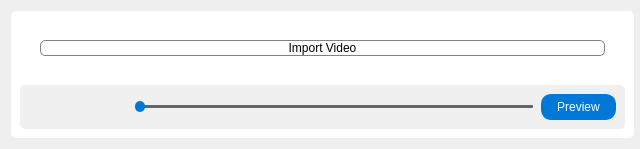
                      <widget class="QFrame" name="VideoBox">
                       <property name="sizePolicy">
                        <sizepolicy hsizetype="Expanding" vsizetype="Preferred">
                         <horstretch>0</horstretch>
                         <verstretch>0</verstretch>
                        </sizepolicy>
                       </property>
                       <property name="minimumSize">
                        <size>
                         <width>640</width>
                         <height>0</height>
                        </size>
                       </property>
                       <property name="sizeIncrement">
                        <size>
                         <width>1</width>
                         <height>0</height>
                        </size>
                       </property>
                       <layout class="QGridLayout" name="gridLayout_11">
                        <property name="rightMargin">
                         <number>6</number>
                        </property>
                        <item row="0" column="0">
                         <widget class="QFrame" name="VideoFrame">
                          <property name="styleSheet">
                           <string notr="true">#VideoFrame{
	background-color: rgb(255, 255, 255);
	border-radius: 5px;
}</string>
                          </property>
                          <property name="frameShape">
                           <enum>QFrame::StyledPanel</enum>
                          </property>
                          <property name="frameShadow">
                           <enum>QFrame::Raised</enum>
                          </property>
                          <layout class="QVBoxLayout" name="verticalLayout_3">
                           <property name="spacing">
                            <number>0</number>
                           </property>
                           <property name="leftMargin">
                            <number>0</number>
                           </property>
                           <property name="topMargin">
                            <number>0</number>
                           </property>
                           <property name="rightMargin">
                            <number>0</number>
                           </property>
                           <property name="bottomMargin">
                            <number>0</number>
                           </property>
                           <item>
                            <widget class="QWidget" name="VideoContainer" native="true">
                             <property name="sizePolicy">
                              <sizepolicy hsizetype="Preferred" vsizetype="Expanding">
                               <horstretch>0</horstretch>
                               <verstretch>0</verstretch>
                              </sizepolicy>
                             </property>
                             <layout class="QGridLayout" name="gridLayout_9">
                              <property name="bottomMargin">
                               <number>0</number>
                              </property>
                              <property name="spacing">
                               <number>0</number>
                              </property>
                              <item row="0" column="0">
                               <widget class="QPushButton" name="ImportVidbtn">
                                <property name="sizePolicy">
                                 <sizepolicy hsizetype="Minimum" vsizetype="Minimum">
                                  <horstretch>0</horstretch>
                                  <verstretch>0</verstretch>
                                 </sizepolicy>
                                </property>
                                <property name="cursor">
                                 <cursorShape>PointingHandCursor</cursorShape>
                                </property>
                                <property name="styleSheet">
                                 <string notr="true">#ImportVidbtn{
	border-radius: 5px;
	border: 1px solid gray;
	margin: 20px;
}</string>
                                </property>
                                <property name="text">
                                 <string>Import Video</string>
                                </property>
                               </widget>
                              </item>
                             </layout>
                            </widget>
                           </item>
                           <item>
                            <widget class="QWidget" name="VideoTools" native="true">
                             <property name="styleSheet">
                              <string notr="true">QPushButton{
	border-radius: none;
}</string>
                             </property>
                             <layout class="QGridLayout" name="gridLayout_12">
                              <item row="0" column="0">
                               <widget class="QFrame" name="ToolsContainer">
                                <property name="styleSheet">
                                 <string notr="true">#ToolsContainer{
	background-color: rgb(240, 240, 240);
	border-radius: 5px;
}</string>
                                </property>
                                <layout class="QHBoxLayout" name="horizontalLayout_5">
                                 <property name="spacing">
                                  <number>3</number>
                                 </property>
                                 <item>
                                  <widget class="QPushButton" name="PreviousFrame">
                                   <property name="sizePolicy">
                                    <sizepolicy hsizetype="Fixed" vsizetype="Fixed">
                                     <horstretch>0</horstretch>
                                     <verstretch>0</verstretch>
                                    </sizepolicy>
                                   </property>
                                   <property name="icon">
                                    <iconset>
                                     <normaloff>UI/Icons/previousBu.png</normaloff>UI/Icons/previousBu.png</iconset>
                                   </property>
                                  </widget>
                                 </item>
                                 <item>
                                  <widget class="QPushButton" name="PlaynPause">
                                   <property name="sizePolicy">
                                    <sizepolicy hsizetype="Fixed" vsizetype="Fixed">
                                     <horstretch>0</horstretch>
                                     <verstretch>0</verstretch>
                                    </sizepolicy>
                                   </property>
                                  </widget>
                                 </item>
                                 <item>
                                  <widget class="QPushButton" name="NextFrame">
                                   <property name="sizePolicy">
                                    <sizepolicy hsizetype="Fixed" vsizetype="Fixed">
                                     <horstretch>0</horstretch>
                                     <verstretch>0</verstretch>
                                    </sizepolicy>
                                   </property>
                                   <property name="icon">
                                    <iconset>
                                     <normaloff>UI/Icons/nextBu.png</normaloff>UI/Icons/nextBu.png</iconset>
                                   </property>
                                  </widget>
                                 </item>
                                 <item>
                                  <widget class="QSlider" name="horizontalSlider">
                                   <property name="sizePolicy">
                                    <sizepolicy hsizetype="Preferred" vsizetype="Fixed">
                                     <horstretch>0</horstretch>
                                     <verstretch>0</verstretch>
                                    </sizepolicy>
                                   </property>
                                   <property name="styleSheet">
                                    <string notr="true">QSlider{
	margin-top: 0px;
	margin-bottom: 0px;
	margin-right: 5px;
	margin-left: 5px;
}
                                          
QSlider::groove{                                            
   border-radius: 1px;
   height: 3px;
   margin: 0px;
   background-color: rgb(100, 100, 100);
}

QSlider::handle{
   border: none;
   height: 10px;
   width: 10px;
   margin: -4px;
   border-radius: 5px;
   background-color: rgb(0, 120, 215);
}</string>
                                   </property>
                                   <property name="orientation">
                                    <enum>Qt::Horizontal</enum>
                                   </property>
                                  </widget>
                                 </item>
                                 <item>
                                  <widget class="QPushButton" name="PreviewBtn">
                                   <property name="sizePolicy">
                                    <sizepolicy hsizetype="Fixed" vsizetype="Fixed">
                                     <horstretch>0</horstretch>
                                     <verstretch>0</verstretch>
                                    </sizepolicy>
                                   </property>
                                   <property name="styleSheet">
                                    <string notr="true">#PreviewBtn{
	border: 1px solid gray;
	border-radius: 10px;
	border-color: rgb(0, 120, 215);
	background-color: rgb(0, 120, 215);
	color: rgb(255, 255, 255);
	padding: 5px;
	padding-left: 15px;
	padding-right: 15px;
}

#PreviewBtn::hover{
    background-color:rgb(0, 108, 190);
    border-color:  rgb(0, 120, 215);
}

#PreviewBtn::selected{
	color: rgb(0, 0, 0);
    background-color: rgb(255, 255, 255);
}</string>
                                   </property>
                                   <property name="text">
                                    <string>Preview</string>
                                   </property>
                                  </widget>
                                 </item>
                                </layout>
                               </widget>
                              </item>
                             </layout>
                            </widget>
                           </item>
                          </layout>
                         </widget>
                        </item>
                       </layout>
                      </widget>
